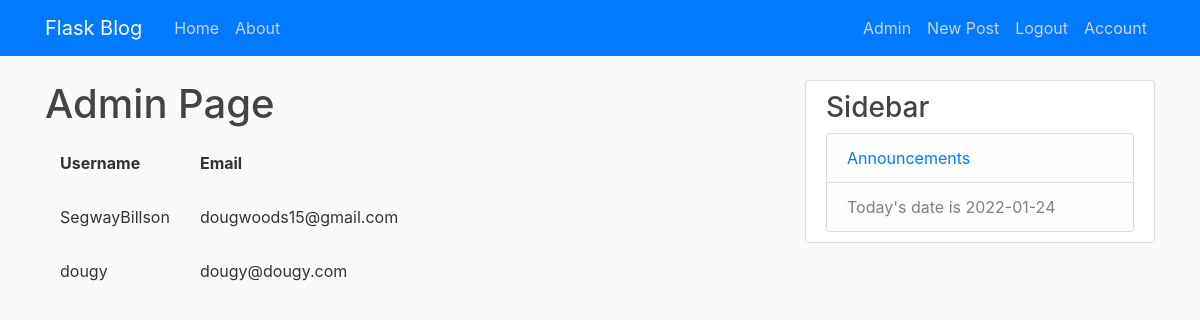
The app's page /administration (signed in) with its own data.
### flasky/models.py (models this page shows, shortened)
class User(db.Model, UserMixin):
    id = db.Column(db.Integer, primary_key=True)                                    # Unique ID's, primary keys
    username = db.Column(db.String(20), unique=True, nullable=False)                # Unique Usernames of max length 20
    email = db.Column(db.String(50), unique=True, nullable=False)                   # Unique Emails of max length 50
    image = db.Column(db.String(20), nullable=False, default='default.png')         # User Profile Pictures
    password = db.Column(db.String(60), nullable=False)                             # Unique Usernames of max length 20
    posts = db.relationship('Post', backref='author', lazy=True)                    # Posts made by user
    admin = db.Column(db.Boolean, default=False)                                    # Boolean for admin status

### flasky/routes.py (the view)
@app.route('/administration')
@login_required
def admin():
    if(current_user.admin):
        return render_template('administration.html', title='Administration', users=User.query.all(), date=date.today().strftime('%Y-%m-%d'))
    return redirect(url_for('home'))

### flasky/models.py (called while the page is built)
@login_manager.user_loader
def load_user(user_id):
    return User.query.get(int(user_id))

### flasky/templates/administration.html
{% extends "layout.html" %}
{% block content %}
    <h1>Admin Page</h1>
    <table CELLPADDING='15'>
        <tr>
          <th>Username</th>
          <th>Email</th>
        </tr>
        {% for user in users %}
          <tr>
            <td>{{user.username}}</td>
            <td>{{user.email}}</td>
          </tr>
        {% endfor %}
      </table>
{% endblock content %}

### flasky/static/main.css (style rules this page uses)
body { background: #fafafa; color: #333333; margin-top: 5rem; }
h1, h2, h3, h4, h5, h6 { color: #444444; }

### records on screen
User: username "SegwayBillson", email "dougwoods15@gmail.com"
User: username "dougy", email "dougy@dougy.com"
